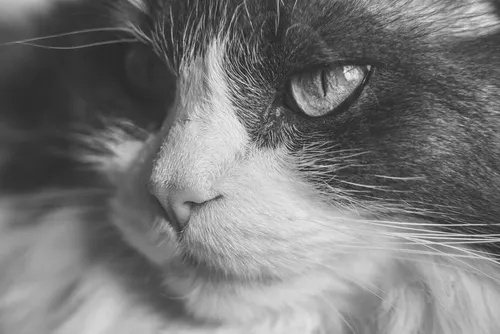
#> input picture grayscale_image.jpg, 500 x 334 px
$ jupyter execute 'Assignment - 6.ipynb'
#> lines starting #> are read from the running program, lines starting #| are printed output that depends on the picture
[cell 1]
import cv2
import matplotlib.pyplot as plt

img = cv2.imread('grayscale_image.jpg', cv2.IMREAD_GRAYSCALE)
#> img is the input picture: shape (334, 500); min 23, max 244, mean 118.9

sift = cv2.SIFT_create()

keypoints, descriptors = sift.detectAndCompute(img, None)
#> keypoints = 584 keypoints; strongest (x, y, size): (353, 75, 11.1), (214, 142, 70.3), (192, 50, 2.1), (123, 152, 22.3)

img_with_keypoints = cv2.drawKeypoints(img, keypoints, None,
                                       flags=cv2.DRAW_MATCHES_FLAGS_DRAW_RICH_KEYPOINTS)
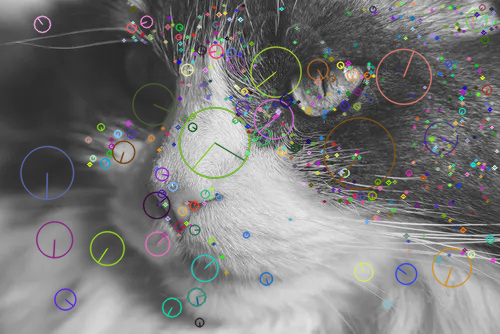
#> img_with_keypoints: shape (334, 500, 3); mean of channels 0, 1, 2 119.2, 119.7, 119.9; drawn as B, G, R

plt.imshow(img_with_keypoints, cmap='gray')
plt.title('SIFT Keypoints')
plt.axis('off')
plt.show()

[cell 2]
import cv2
import matplotlib.pyplot as plt

img1 = cv2.imread('grayscale_image.jpg', cv2.IMREAD_GRAYSCALE)
img2 = cv2.imread('image_converted.jpg', cv2.IMREAD_GRAYSCALE)
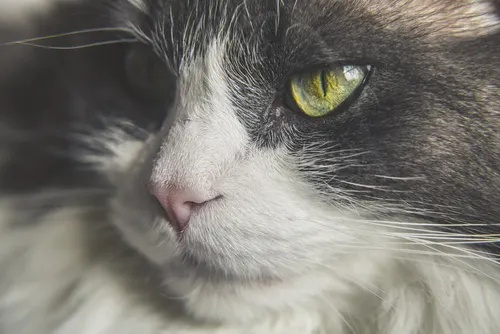
#> input picture image_converted.jpg, 500 x 334 px
#> img2: shape (334, 500); min 23, max 244, mean 118.9

kp1, des1 = sift.detectAndCompute(img1, None)
#> kp1 has the same summary as keypoints
kp2, des2 = sift.detectAndCompute(img2, None)
#> kp2 = 594 keypoints; strongest (x, y, size): (353, 75, 11.1), (214, 142, 70.3), (192, 50, 2.1), (123, 152, 22.3)

bf = cv2.BFMatcher()
matches = bf.knnMatch(des1, des2, k=2)
#> matches = 584 matches

good_matches = []
for m, n in matches:
    if m.distance < 0.75 * n.distance:
        good_matches.append([m])
#> after the loop, good_matches = 573 matches

matched_img = cv2.drawMatchesKnn(img1, kp1, img2, kp2, good_matches, None, flags=2)
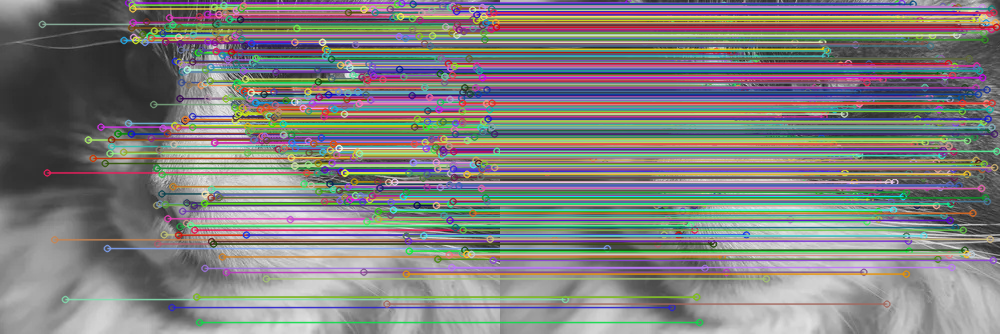
#> matched_img: shape (334, 1000, 3); mean of channels 0, 1, 2 126.5, 127.7, 128.2; drawn as B, G, R
plt.imshow(matched_img)
plt.title("Feature Matching using SIFT")
plt.axis('off')
plt.show()

[cell 3]
import cv2
import numpy as np
import matplotlib.pyplot as plt

# Load input images
img1 = cv2.imread('image_converted.jpg')     # left image
#> img1 is the input picture: shape (334, 500, 3); mean B, G, R 112.3, 119, 121.2
img2 = cv2.imread('grayscale_image.jpg')    # right image

# Convert from BGR to RGB for matplotlib
img1_rgb = cv2.cvtColor(img1, cv2.COLOR_BGR2RGB)
img2_rgb = cv2.cvtColor(img2, cv2.COLOR_BGR2RGB)

# Convert to grayscale for SIFT
gray1 = cv2.cvtColor(img1, cv2.COLOR_BGR2GRAY)
gray2 = cv2.cvtColor(img2, cv2.COLOR_BGR2GRAY)

# Create SIFT detector
sift = cv2.SIFT_create()

# Detect keypoints and descriptors
kp1, des1 = sift.detectAndCompute(gray1, None)
#> kp1 has the same summary as kp2
kp2, des2 = sift.detectAndCompute(gray2, None)
#> kp2 has the same summary as keypoints

# FLANN matcher
FLANN_INDEX_KDTREE = 1
index_params = dict(algorithm=FLANN_INDEX_KDTREE, trees=5)
search_params = dict(checks=50)
flann = cv2.FlannBasedMatcher(index_params, search_params)

matches = flann.knnMatch(des1, des2, k=2)
#> matches = 594 matches

# Lowe's ratio test
good_matches = []
for m, n in matches:
    if m.distance < 0.75 * n.distance:
        good_matches.append(m)

# Check if enough matches
if len(good_matches) > 10:
    src_pts = np.float32([kp1[m.queryIdx].pt for m in good_matches]).reshape(-1, 1, 2)
#> src_pts = 573 rows, first 8: [41.93, 23.86], [46.73, 172.4], [54.2, 239.3], [64.88, 299.1], [87.94, 139.5], [87.94, 139.5], [92.63, 158], [92.63, 158]
    dst_pts = np.float32([kp2[m.trainIdx].pt for m in good_matches]).reshape(-1, 1, 2)
#> dst_pts = 573 rows, first 8: [41.95, 23.85], [46.73, 172.4], [54.2, 239.3], [64.88, 299], [87.94, 139.5], [87.94, 139.5], [92.65, 158], [92.65, 158]

    # Homography
    H, mask = cv2.findHomography(dst_pts, src_pts, cv2.RANSAC, 5.0)
#> H = [[1, 2.85e-05, -0.00771], [6.05e-06, 1, -0.00386], [5.15e-08, 7.31e-08, 1]]; mask = 573 values from 1 to 1

    # Warp
    width = img1.shape[1] + img2.shape[1]
#> width = 1000
    height = max(img1.shape[0], img2.shape[0])
#> height = 334
    result = cv2.warpPerspective(img2, H, (width, height))
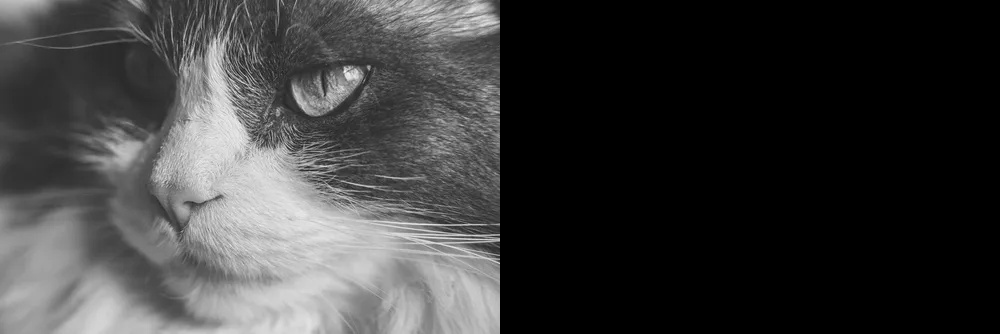
#> result: shape (334, 1000, 3); min 0, max 244, mean 59.5
    result[0:img1.shape[0], 0:img1.shape[1]] = img1

    # Convert result to RGB for display
    result_rgb = cv2.cvtColor(result, cv2.COLOR_BGR2RGB)
    print(len(good_matches))
#| 573

    # Plot result
    plt.figure(figsize=(10, 5))
    plt.imshow(result_rgb)
    plt.title("Panorama using SIFT")
    plt.axis("off")
    plt.show()

else:
    print("Not enough good matches found: {}/{}".format(len(good_matches), 10))
